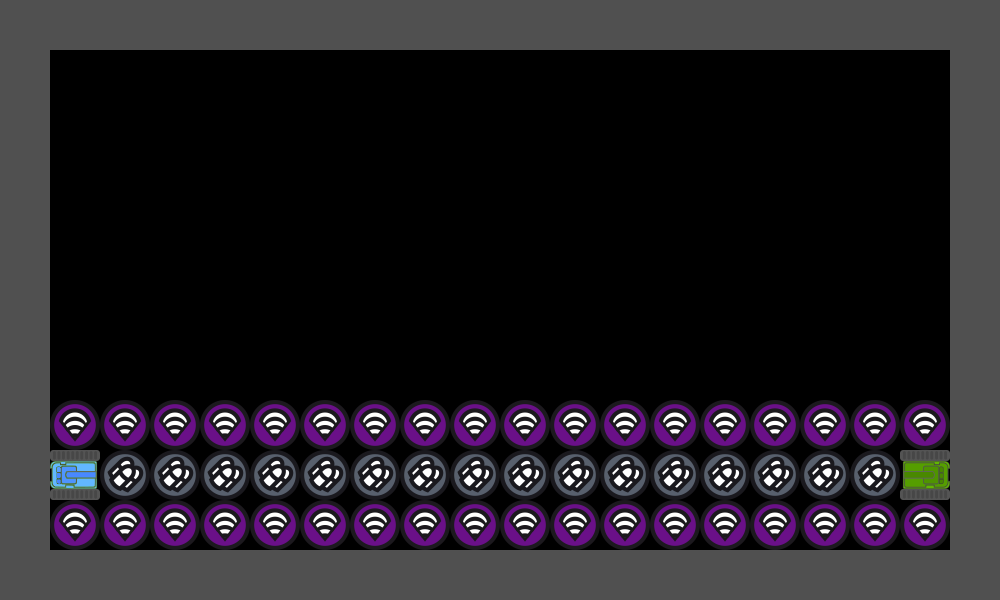

This game map was drawn from its Tiled (.tmx) file and the tilesets committed beside it. A one-line description and the full map source follow:
An orthogonal 20x12 tile map with 50x50 px tiles, 1 tile layer (Tile Layer 1).

<map version="1.5" tiledversion="1.7.2" orientation="orthogonal" renderorder="right-down" width="20" height="12" tilewidth="50" tileheight="50" infinite="0" nextlayerid="2" nextobjectid="1">
 <tileset firstgid="1" name="TankManObj" tilewidth="50" tileheight="50" tilecount="5" columns="5">
  <image source="../image/TankManObj.png" width="250" height="50" />
 </tileset>
 <layer id="1" name="Tile Layer 1" width="20" height="12">
  <data encoding="csv">
3,3,3,3,3,3,3,3,3,3,3,3,3,3,3,3,3,3,3,3,
3,0,0,0,0,0,0,0,0,0,0,0,0,0,0,0,0,0,0,3,
3,0,0,0,0,0,0,0,0,0,0,0,0,0,0,0,0,0,0,3,
3,0,0,0,0,0,0,0,0,0,0,0,0,0,0,0,0,0,0,3,
3,0,0,0,0,0,0,0,0,0,0,0,0,0,0,0,0,0,0,3,
3,0,0,0,0,0,0,0,0,0,0,0,0,0,0,0,0,0,0,3,
3,0,0,0,0,0,0,0,0,0,0,0,0,0,0,0,0,0,0,3,
3,0,0,0,0,0,0,0,0,0,0,0,0,0,0,0,0,0,0,3,
3,5,5,5,5,5,5,5,5,5,5,5,5,5,5,5,5,5,5,3,
3,2,4,4,4,4,4,4,4,4,4,4,4,4,4,4,4,4,1,3,
3,5,5,5,5,5,5,5,5,5,5,5,5,5,5,5,5,5,5,3,
3,3,3,3,3,3,3,3,3,3,3,3,3,3,3,3,3,3,3,3
</data>
 </layer>
</map>
